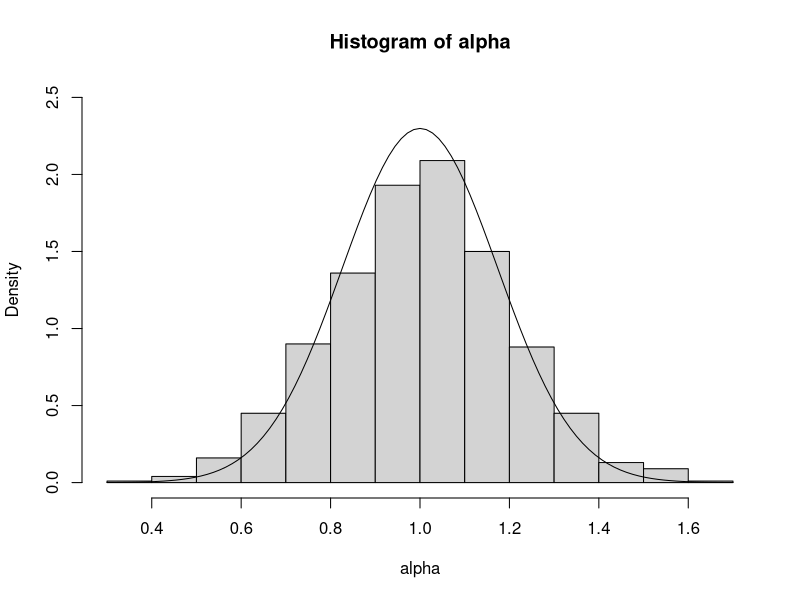
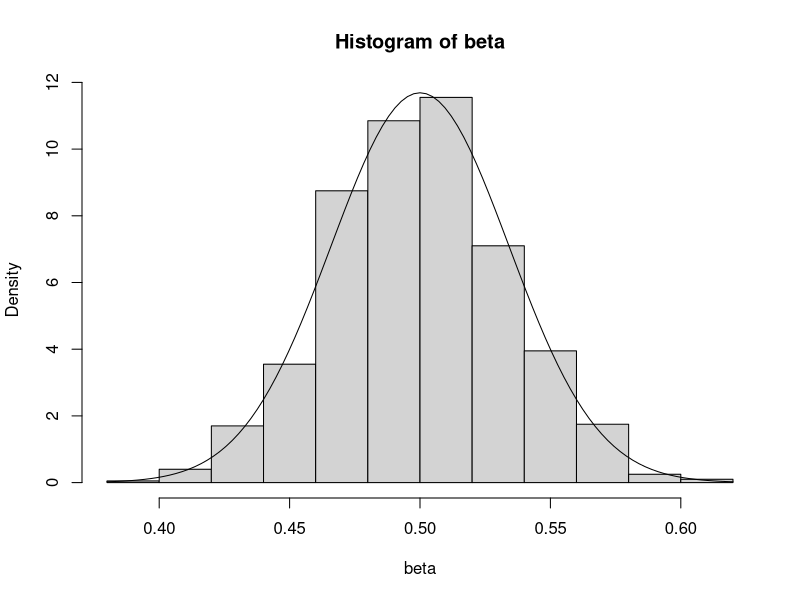

Here is the R script that generated these plots, in order:
MAX <- 1000
mesh <- 0.1
v <- 1
x <- seq(0, 10, by=mesh)
n <- length(x)
alpha <- beta <- numeric(MAX)
for(i in 1:MAX) {
  y <- 1 + 0.5*x + rnorm(n, 0, v)
  res <- lm(y ~ x)
  alpha[i] <- summary(res)$coefficients[1, 1]
  beta[i] <- summary(res)$coefficients[2, 1]
}
hist(alpha, ylim = c(0, 2.5), prob=TRUE)
sdev <- sqrt(1/MAX+mean(x)^2/sum((x-mean(x))^2))
curve(dnorm(x, 1, sdev), add=TRUE)

hist(beta, prob=TRUE)
sdev2 <- sqrt(1/sum((x-mean(x))^2))
curve(dnorm(x, 0.5, sdev2), add=TRUE)
